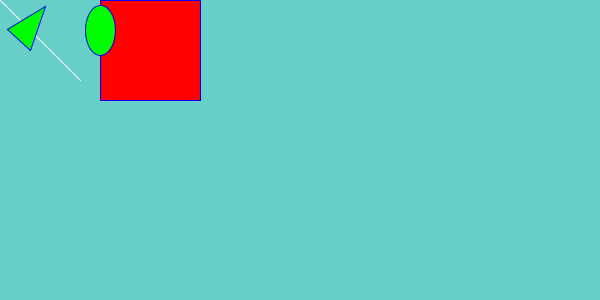
Frame 1 (no input)
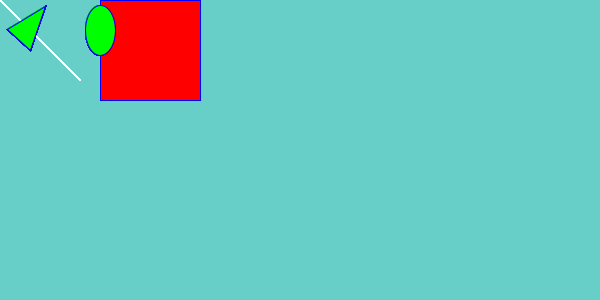
Frame 60 (the mouse pressed at the canvas centre just before this capture)
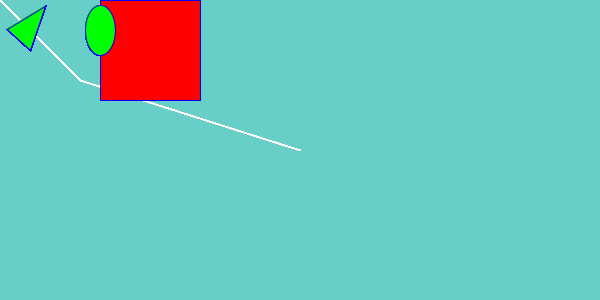
Frame 120 (the mouse held since frame 60 and released just before this capture)

The Processing sketch that drew these frames (run headless with seeded random() and noise(); from frame 60 on, the mouse is pressed at the canvas centre):

// Processing sketch: processing_36555
// ── processing_36555.pde

void setup() {
  size(600,300);
  background(104,206,200);
}

void draw() {
  stroke(255);
  line(mouseX,mouseY,80,80);
 
  //draw a red rectangle 
  stroke(0,0,255);
  fill(255,0,0);
  rect(100,0,100,100);

  fill(0,255,0,255);
  ellipse(100,30,30,50);

  triangle(30,50,45,6,7,29);
}
                
                                
